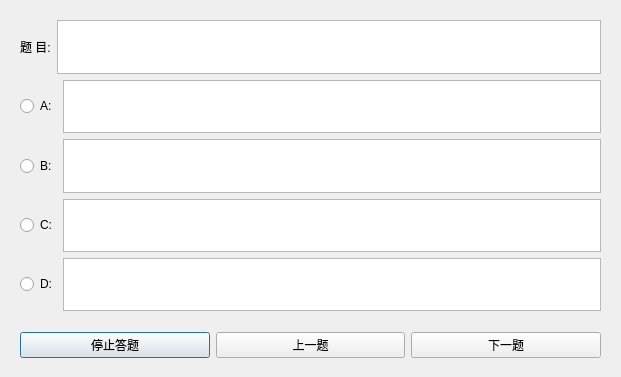
<?xml version="1.0" encoding="UTF-8"?>
<ui version="4.0">
 <class>AnswerUI</class>
 <widget class="QDialog" name="AnswerUI">
  <property name="geometry">
   <rect>
    <x>0</x>
    <y>0</y>
    <width>621</width>
    <height>377</height>
   </rect>
  </property>
  <property name="windowTitle">
   <string>正在测试</string>
  </property>
  <widget class="QWidget" name="verticalLayoutWidget">
   <property name="geometry">
    <rect>
     <x>20</x>
     <y>20</y>
     <width>581</width>
     <height>291</height>
    </rect>
   </property>
   <layout class="QVBoxLayout" name="verticalLayout">
    <item>
     <layout class="QHBoxLayout" name="horizontalLayout">
      <item>
       <widget class="QLabel" name="label">
        <property name="text">
         <string>题 目:</string>
        </property>
       </widget>
      </item>
      <item>
       <widget class="QTextBrowser" name="question_textbrowser"/>
      </item>
     </layout>
    </item>
    <item>
     <layout class="QHBoxLayout" name="horizontalLayout_2">
      <item>
       <widget class="QRadioButton" name="radioButton">
        <property name="text">
         <string>A:</string>
        </property>
       </widget>
      </item>
      <item>
       <widget class="QTextBrowser" name="A_textBrowser"/>
      </item>
     </layout>
    </item>
    <item>
     <layout class="QHBoxLayout" name="horizontalLayout_3">
      <item>
       <widget class="QRadioButton" name="radioButton_2">
        <property name="text">
         <string>B:</string>
        </property>
       </widget>
      </item>
      <item>
       <widget class="QTextBrowser" name="B_textbrowser"/>
      </item>
     </layout>
    </item>
    <item>
     <layout class="QHBoxLayout" name="horizontalLayout_4">
      <item>
       <widget class="QRadioButton" name="radioButton_3">
        <property name="text">
         <string>C:</string>
        </property>
       </widget>
      </item>
      <item>
       <widget class="QTextBrowser" name="C_textbrowser"/>
      </item>
     </layout>
    </item>
    <item>
     <layout class="QHBoxLayout" name="horizontalLayout_5">
      <item>
       <widget class="QRadioButton" name="radioButton_4">
        <property name="text">
         <string>D:</string>
        </property>
       </widget>
      </item>
      <item>
       <widget class="QTextBrowser" name="D_textbrowser"/>
      </item>
     </layout>
    </item>
   </layout>
  </widget>
  <widget class="QWidget" name="horizontalLayoutWidget">
   <property name="geometry">
    <rect>
     <x>20</x>
     <y>320</y>
     <width>581</width>
     <height>51</height>
    </rect>
   </property>
   <layout class="QHBoxLayout" name="horizontalLayout_6">
    <item>
     <widget class="QPushButton" name="pushButton">
      <property name="text">
       <string>停止答题</string>
      </property>
     </widget>
    </item>
    <item>
     <widget class="QPushButton" name="pushButton_2">
      <property name="text">
       <string>上一题</string>
      </property>
     </widget>
    </item>
    <item>
     <widget class="QPushButton" name="next_button">
      <property name="text">
       <string>下一题</string>
      </property>
     </widget>
    </item>
   </layout>
  </widget>
 </widget>
 <resources/>
 <connections/>
</ui>
